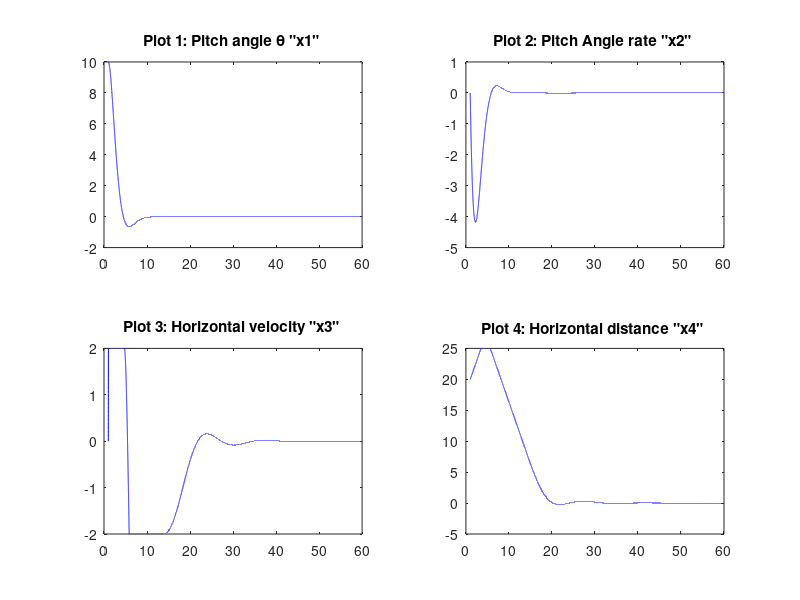
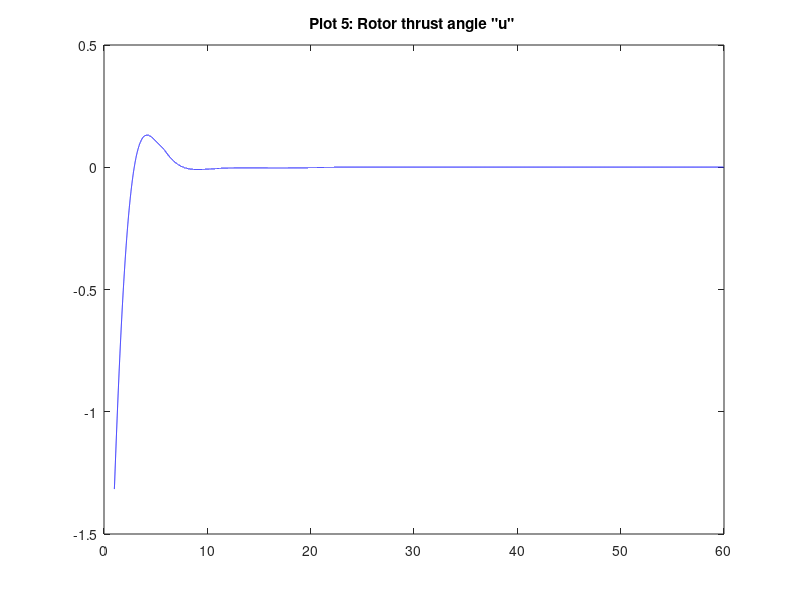
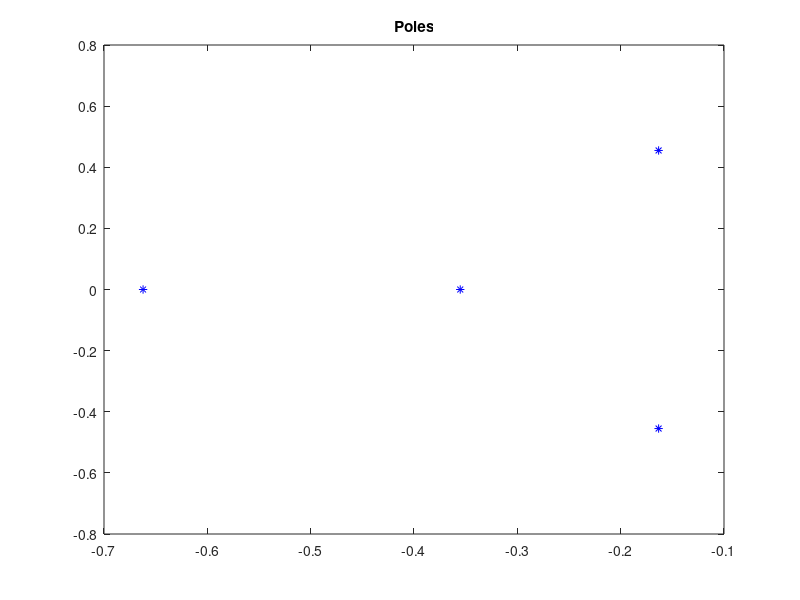

MATLAB code to generate these figures, in order: (Note: this script raises an error after producing the figures.)
% Helicopter Control 

% Initialization
clc;clear all;close all;

A = [0   ,    1    ,    0    ,  0  ;
     0   ,  -0.415 , -0.011  ,  0  ;
     9.8 ,  -1.43  ,  -0.02  ,  0  ;
     0   ,    0    ,    1    ,  0  ];
     
B = [  0   ;
      6.27 ;        
      9.8  ;
       0   ];
   
C = [   0    ;
      -0.011 ;
      -0.02  ;
        0    ];
z = 0;              % hoizontal wind
del = zeros(60,1); 
del_r = 9;  
x = zeros(4,60);
% Reference Values
x_r = [ 15 ;
         8 ;
         2 ; 
        25];
x(:,1) = [ 10   ;  % pitch angle 'theta' in rads 
            0   ;  % pitch angle rate in rads/sec
            0   ;  % horizontal vel 'u' in m/s,
           20  ];  % horzontal dist 'x' in m

Q =  [10  0  0  0 ;
       0  4  0  0 ;
       0  0  50 0 ;
       0  0  0  800];
  
R =1000000000;

t = 60;         % time 
dt = 0.001;      % sampling time period
N =1:dt:t;
n = length(N);

[K,S,P] = lqr(A,B,Q,R);

% System Equation:
% Where, x is the state vector with the above components 
% del is the rotor thrust angle in rads
% z is the horizontal wind velocity in m/s
% To calculate 'u' and bring to stable state
for i = 1:1:length(1:dt:t)
    del(i,1) = -K*x(:,i);
    del(i,1) =min(max(del(i,1),-del_r),del_r);
    y(:,i+1) = x(:,i) + dt*(A*x(:,i) + B*del(i,1) + C*z);   
    x(:,i+1) = min(max(y(:,i+1),-x_r),x_r);
end

% Plots
% The following plot represents the state variable
subplot(2,2,1);
plot(N,x(1,1:n),'-b')
title('Plot 1: Pitch angle \theta "x1" ')
subplot(2,2,2);
plot(N,x(2,1:n),'-b')
title('Plot 2: Pitch Angle rate "x2" ')
subplot(2,2,3);
plot(N,x(3,1:n),'-b')
title('Plot 3: Horizontal velocity "x3" ')
subplot(2,2,4);
plot(N,x(4,1:n),'-b')
title('Plot 4: Horizontal distance "x4" ')

% The following plot represents the control value
figure(2)
plot(N,del(1:n,1),'-b')
title('Plot 5: Rotor thrust angle "u" ')

% This plot represents the poles of the system
figure(3)
plot(real(P),imag(P),'b*')
title('Poles')
ax = gca;
ax.XAxisLocation = 'origin';
ax.YAxisLocation = 'origin';
